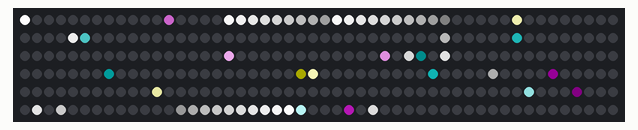
A program run on a simulated CircuitPython board. Parts: 300 RGB LEDs in strip order, left to right, continuing on the next row. Random numbers come from a fixed seed.

Above: at 19.98 s.

The program:

code.py
```python
import time
import traceback

while True:
    try:
        import rototom
    except Exception as e:
        traceback.print_exception(e, e, e.__traceback__)

    print("Finished. Restarting.")
    time.sleep(5)
```

rototom.py
```python
import board
import neopixel
from helpers import CombinedPixels
import random
import time
from rainbowio import colorwheel
import os

numpixels=int(os.getenv('NUM_PIXELS', "300"))
run_mode = os.getenv("RUN_MODE", "stars")
pins = os.getenv("PINS", "GP0")

pixels = [neopixel.NeoPixel(getattr(board, p), numpixels, brightness=1, auto_write=False) for p in pins.split(",")]
if len(pixels) > 1:
    pixels = CombinedPixels(*pixels)
else:
    pixels = pixels[0]

try:
    if run_mode == "clock":
        from clock import run
    elif run_mode == "party":
        from party import run
    else:
        from stars import run

    run(pixels)
finally:
    pixels.deinit()
```

helpers.py
```python
class CombinedPixels:

    def __init__(self, *pixels):
        assert len(pixels) > 0
        self._pixels = pixels

    def __len__(self):
        return len(self._pixels[0])

    def fill(self, *args, **kwargs):
        for p in self._pixels:
            p.fill(*args, **kwargs)

    def show(self):
        for p in self._pixels:
            p.show()

    def __getitem__(self, key):
        return self._pixels[0][key]

    def __setitem__(self, key, value):
        for p in self._pixels:
            p[key] = value

    def deinit(self):
        for p in self._pixels:
            p.deinit()
```

stars.py
```python
import os
import random
import time

colors = [
    (255,0,0),
    (0,255,0),
    (255,100,0),
]

whites = [
    (255, 255, 255),
]

stars = [
    (255, 255, 255),
    (200, 255, 255),
    (255, 200, 255),
    (255, 255, 200),
]

color_mode = os.getenv('COLOR_MODE', "stars")
my_color = os.getenv("MY_COLOR", "255,255,255")
my_color = tuple(int(x) for x in my_color.split(","))
start_pixel = 10

def get_color():
    if color_mode.lower().startswith('c'):
        c = colors
    elif color_mode.lower().startswith('w'):
        c = whites
    else:
        c = stars
    return random.choice(c)


dim_factor = int(os.getenv('DIM_FACTOR', "3"))
rand_factor = float(os.getenv('RAND_FACTOR', "0.35"))

class Meteor:

    def __init__(self, pixels):
        self.pixels = pixels
        self.start_time = time.monotonic()

        self.pos = random.randint(start_pixel, len(self.pixels))

        self.velocity = 10 * random.choice([1, -1])
        self.lifespan = 0.5 + random.random()
        self.length = random.randint(5, 10)

        self.age = 0
        self.range = []

    def capture(self):
        self.age = time.monotonic() - self.start_time
        self.pos = int(self.pos + (self.velocity * self.age))
        self.range = [self.pos + i for i in range(10)]
        self.range = [i for i in self.range if start_pixel < i < len(self.pixels)]

        self.memory = [self.pixels[p] for p in self.range]


    def reset(self):
        for ix, i in enumerate(self.range):
            self.pixels[i] = self.memory[ix]

    def update(self):
         for ix, i in enumerate(self.range):
            ix = (ix + 1) * (1 if self.velocity < 0 else -1)
            brightness = 255 - (25 * ix)
            self.pixels[i] = (brightness, brightness, brightness)

    @property
    def complete(self):
        return self.age > self.lifespan


class Meteors:

    def __init__(self, pixels):
        self.pixels = pixels
        self.meteors = []
        self.data = None

    def reset(self):
        for m in self.meteors:
            m.reset()

        self.meteors = [m for m in self.meteors if not m.complete]

    def update(self):
        if random.random() > 0.99:
            self.meteors.append(Meteor(self.pixels))

        for m in self.meteors:
            m.capture()

        for m in self.meteors:
            m.update()


def run(pixels):
    numpixels = len(pixels)
    meteors = Meteors(pixels)

    while True:

        meteors.reset()

        for p in range(start_pixel, numpixels):
            pix = pixels[p]
            if sum(pix) > 0:
                pixels[p] = [max(0, pix[i] - dim_factor) for i in range(3)]


        if random.random() < rand_factor:
            p = random.randint(start_pixel, numpixels-1)
            pixels[p] = get_color()

        meteors.update()

        pixels[0] = (0,0,0) if time.monotonic() % 2 < 1 else my_color

        pixels.show()
```
